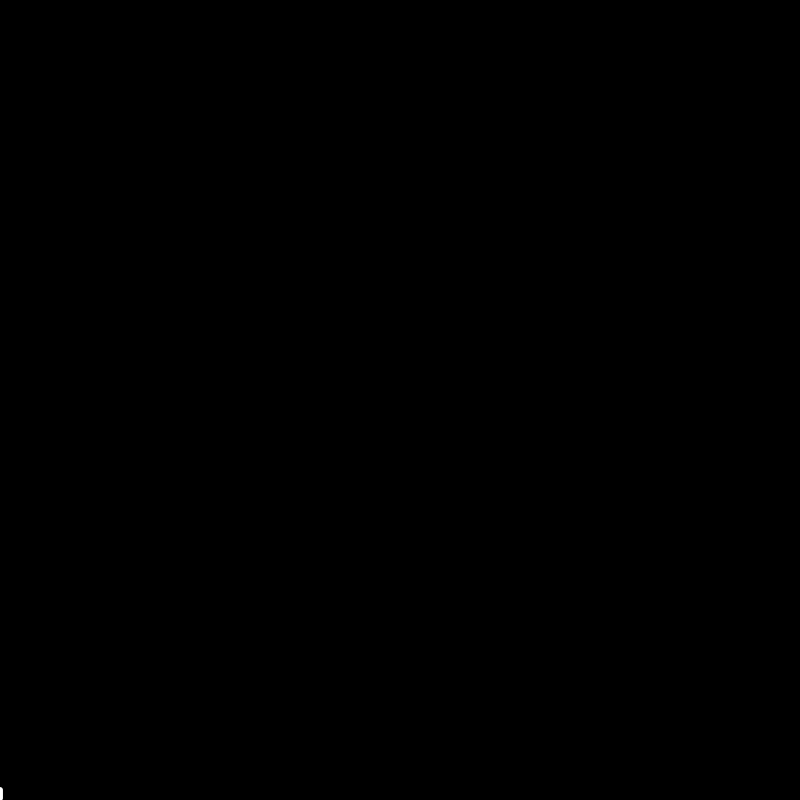
Frame 1 (no input)
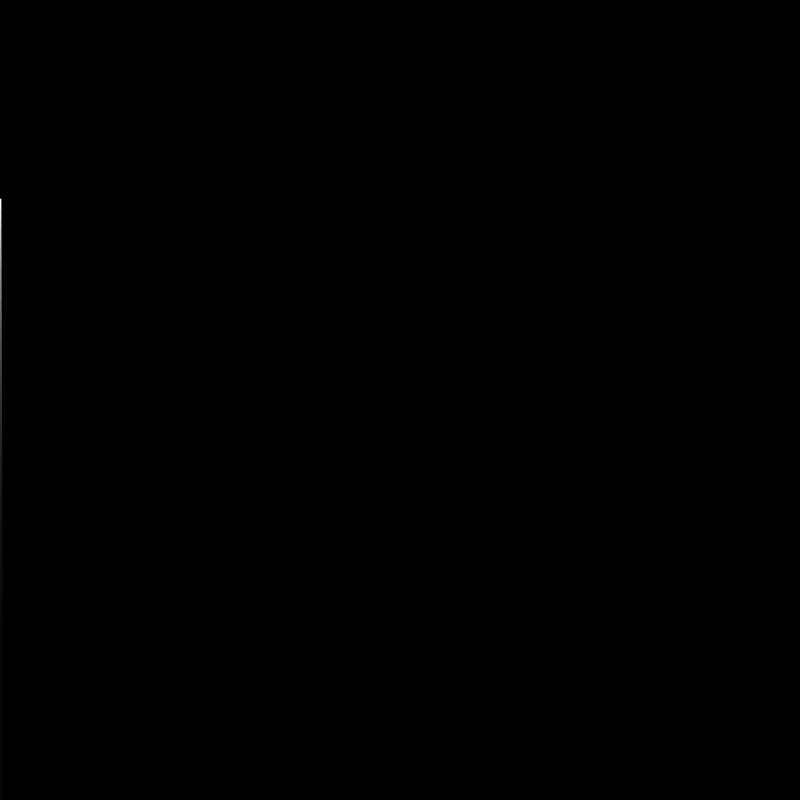
Frame 60 (the mouse pressed at the canvas centre just before this capture)
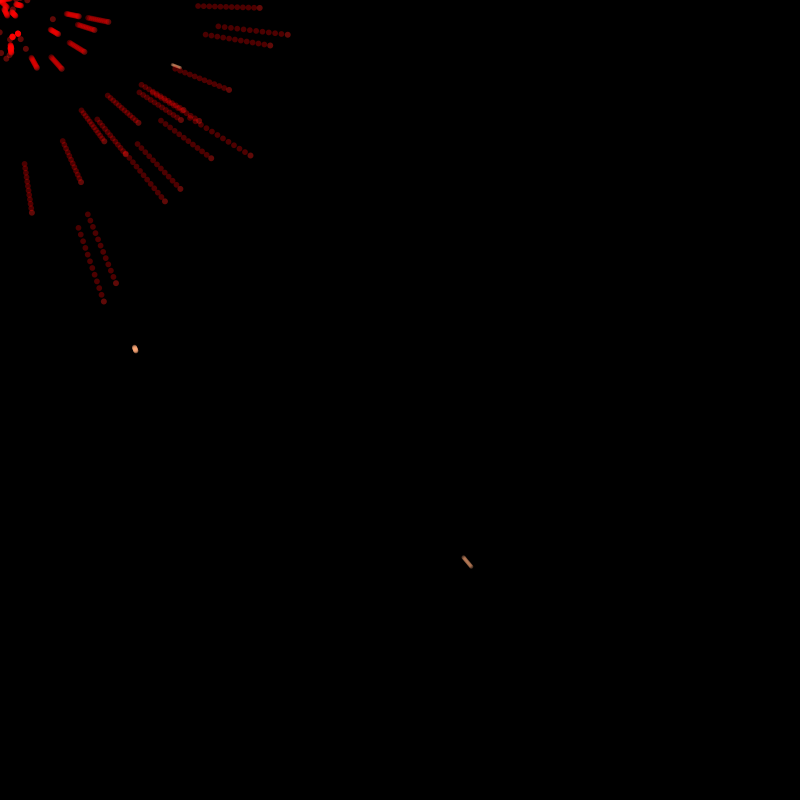
Frame 120 (the mouse held since frame 60 and released just before this capture)

The Processing sketch that drew these frames (run headless with seeded random() and noise(); from frame 60 on, the mouse is pressed at the canvas centre):

// Processing sketch: Starfield
// ── Starfield.pde
int numof = 200;
int stx, sty, stx1, sty1;
float sizeT;
int t=0;
int t2 = 0;
boolean fired = false;
int fOpac = 255;
part[]obs = new part[numof];
void setup() {
  frameRate (100);
  size (800, 800);
  reset();
}
void draw() {
  if (fired == false) {
    fill(0, 20);
    rect(0, 0, 800, 800);
  } else {
    background(0);
  }
  tail();
  for (int i =0; i<numof; i++) {
    if (fired==true) {
        obs[i].showH();
        obs[i].showT();
        obs[i].move();
    }
  }
  if (fired == true) {
    t++;
  }
}
class part {
  double myx, myy, mya, mys, myo, myx1, myy1, mys1, myo1, myc, size1;
  float r1, g1, b1, r2, g2, b2;
  part() {
    myo = 255;
    myo1= 255;
    myx = stx;
    myy = sty;
    mys = (Math.random()*8);
    mys1=mys;
    mya = Math.random()*2*Math.PI;
    myc = 255;
    size1=8;
    r1 = 255;
    g1 = 0;
    b1 = 0;
    r2 = 255;
    g2 = 225;
    b2 = 219;
  }
  void move() {
    myx+= Math.cos(mya)*mys;
    myy+= Math.sin(mya)*mys;
  }
  void showH(){
    fill (r2, g2, b2, (float)myo);
    ellipse((float)myx, (float)myy, 6, 6);
    myo-=4;
    g2-=5;
    b2-=5;
  }
  void showT() {
    myy1 = myy;
    myx1 = myx;
    for (int i =0; i<11; i++) {
      size1-=0.005;
      myo1-=0.4;
      mys1-=0.002;
      myx1-= Math.cos(mya)*mys1;
      myy1-= Math.sin(mya)*mys1;
      fill(r1, g1, b1, (float)myo1);
      ellipse ((float)myx1, (float)myy1, (float)size1, (float)size1);
    }
      r1-=0.015;
      g1+=0.01;
      b1+=0.01;
  }
}
class odd extends part {
  float size2;
  odd() {
    myo1= 255;
    myx = stx;
    myy = sty;
    myx1 = stx;
    myy1 = sty;
    mys = (Math.random()*3);
    mys1=mys;
    mya = Math.random()*2*Math.PI;
    myc = 255;
    size1=10;
    r1 = 255;
    g1 = 89;
    b1 = 0;
    size2 = (float)(Math.random()*6)+2;
  }
  void move() {
    myx+= (Math.cos(mya)*mys)/2;
    myy+= (Math.sin(mya)*mys)/2;
  }
  void showT() {
    for (int i =0; i<11; i++) {
      size1-=0.5;
      myo1-=0.4;
      mys1-=0.002;
      myx1-= Math.cos(mya)*mys1;
      myy1-= Math.sin(mya)*mys1;
      fill(r1, g1, b1, (float)myo1);
      ellipse ((float)myx1, (float)myy1, size2, size2);
    }
    g1+=2;
    b1+=3;
  }
  
}
void mouseClicked() {
  stx = mouseX;
  stx1= mouseX;
  sty = mouseY;
  reset();
}
void reset() {
  sizeT=6;
  fOpac=255;
  sty1 = 800;
  t=0;
  background (0);
  noStroke();
  fired = false;
  for (int i =0; i<numof; i++) {
    obs[i] = new part();
  }
  for (int i=0; i<numof/4; i++) {
    obs[i] =  new odd();
  }
}
void tail() {
  for (int i =0; i <5; i++){
  fill(255, fOpac);
  sty1-=1.5;
  sizeT-=0.01;
  ellipse ((float)stx1, sty1, sizeT, sizeT);
  if (sty1<sty+3 && sty1>sty-3) {
    fOpac=0;
    fired = true;
  }
}
}
